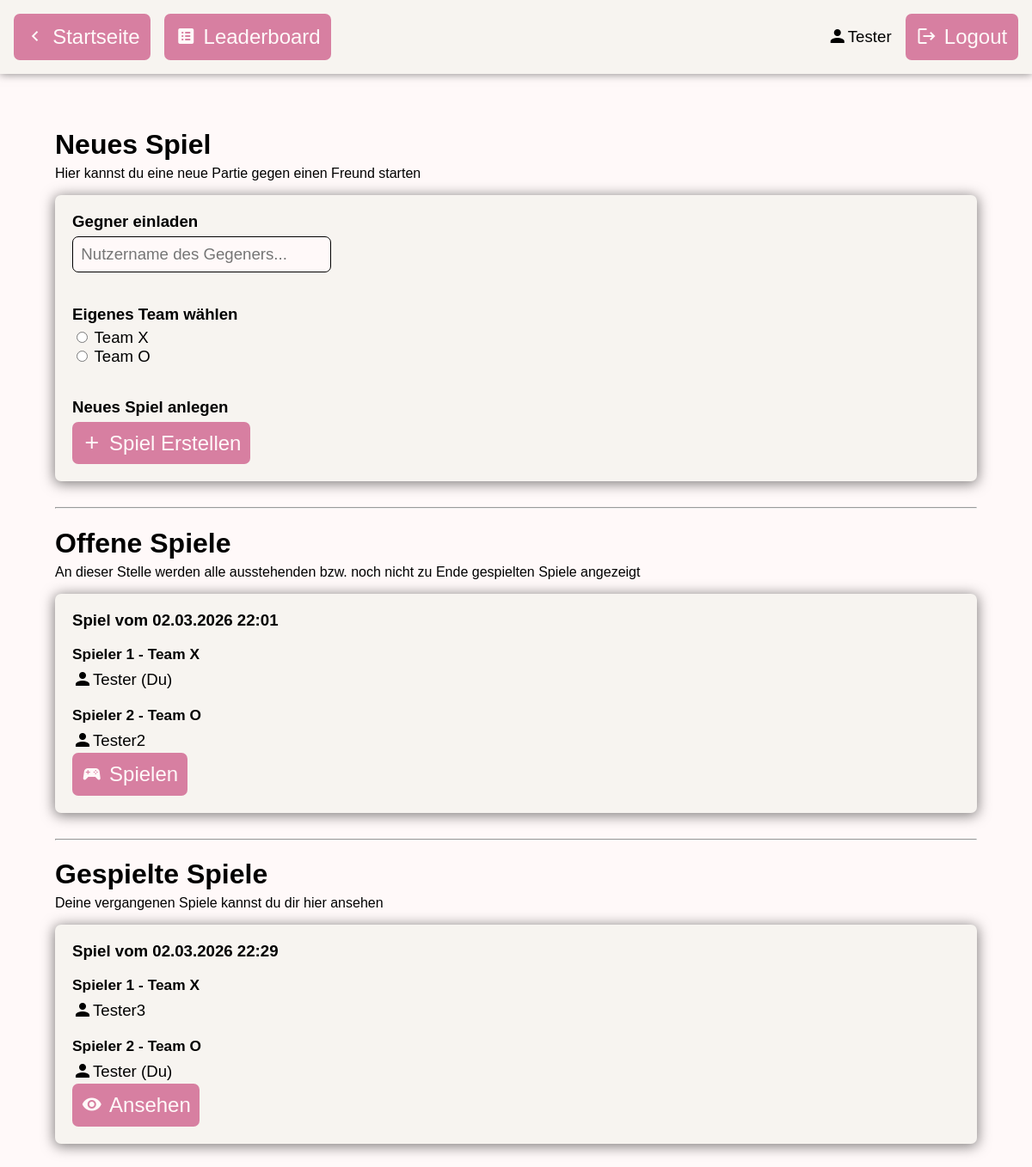
The page /lobby (signed in) on the database as committed earlier.
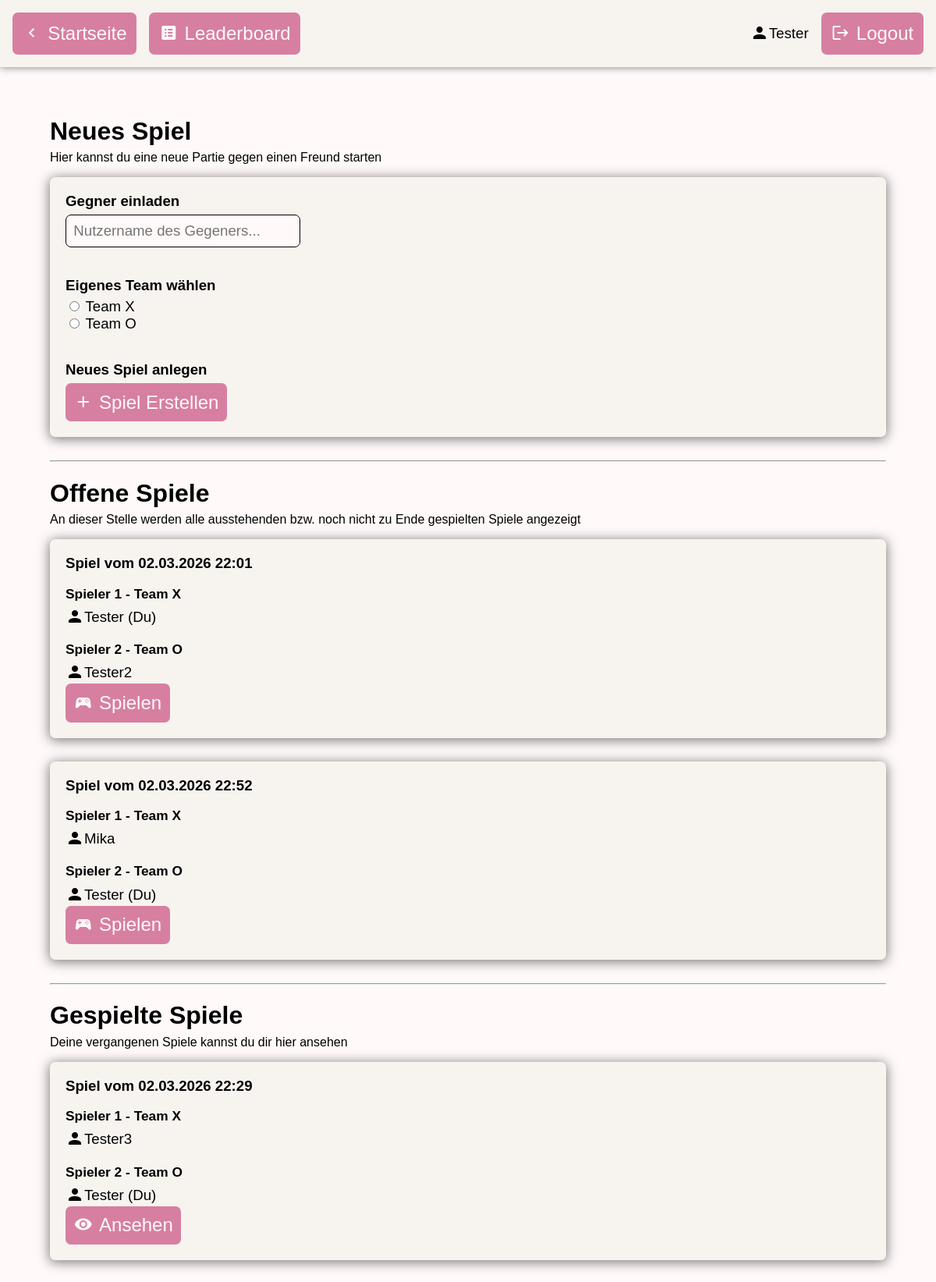
The same page on the database as committed later.
### tables this page shows
CREATE TABLE games(id INTEGER PRIMARY KEY AUTOINCREMENT, is_over BOOLEAN DEFAULT false, date TIMESTAMP NOT NULL, player_1 INTEGER NOT NULL, player_2 INTEGER NOT NULL, winner INTEGER);

CREATE TABLE users(id INTEGER PRIMARY KEY AUTOINCREMENT, name VARCHAR NOT NULL, password VARCHAR NOT NULL, games_won INTEGER DEFAULT 0, games_lost INTEGER DEFAULT 0, games_played INTEGER DEFAULT 0);

### app.py (the view)
@app.route("/lobby")
def lobby():
    message = request.args.get("message")
    data = None
    no_open_games = True
    no_played_games = True
    if session["logged_in"]:
        con = sqlite3.connect("database.db")
        cur = con.cursor()
        response = cur.execute("SELECT games.id, is_over, date, user1.name, user2.name, winner FROM games, users AS user1, users AS user2 WHERE (player_1=? OR player_2=?) AND user1.id=games.player_1 AND user2.id=games.player_2", (session["user_id"], session["user_id"]))
        data = response.fetchall()
        con.close()
        for i, row in enumerate(data):
            row = list(row)
            row[2] = datetime.fromtimestamp(row[2]).strftime("%d.%m.%Y %H:%M") # dd.mm.yyy HH:MM
            data[i] = tuple(row)
            if row[1]:
                no_played_games = False
            else:
                no_open_games = False
    return render_template("lobby.html", message=message, games=data, no_open_games=no_open_games, no_played_games=no_played_games)

### templates/lobby.html (shortened to what the changed rows need)
<!DOCTYPE html>
<html lang="en">
<head>
    <link rel="stylesheet" href="css/main.css">
    <link rel="stylesheet" href="https://cdn.jsdelivr.net/npm/@mdi/font@7.4.47/css/materialdesignicons.min.css">
    <link rel="stylesheet" href="css/lobby.css">
</head>
<body>
    <div class="content">
        {% if session["logged_in"] %}
            <h1>Neues Spiel</h1>
            <div class="new-game entry">
                <form action="lobby/create_game" method="post">
                    <h2 class="entry-first-heading">Gegner einladen</h2>
                    <h2>Eigenes Team wählen</h2>
                    <h2>Neues Spiel anlegen</h2>
                </form>
            </div>
            <h1>Offene Spiele</h1>
            <div class="open-games">
                {% for game in games %}
                    {% if not game[1] %}
                        <div class="entry">
                            <h2 class="entry-first-heading">Spiel vom {{game[2]}}</h2>
                            <h3>Spieler 1 - Team X</h3>
                            <div class="icon-text-display">
                                <span class="mdi mdi-account"></span>
                                <p class="icon-text-display">{{game[3]}}{% if game[3] == session["username"] %} (Du){% endif %}</p>
                            </div>
                            <h3>Spieler 2 - Team O</h3>
                            <div class="icon-text-display">
                                <span class="mdi mdi-account"></span>
                                <p class="icon-text-display">{{game[4]}}{% if game[4] == session["username"] %} (Du){% endif %}</p>
                            </div>
                            <form action="/play" method="post">
                                <button class="icon-text-button" type="submit">
                                    <span class="mdi mdi-controller"></span>
                                    <p>Spielen</p>
                                </button>
                            </form>
                        </div>
                    {% endif %}
                {% endfor %}
            </div>
            <h1>Gespielte Spiele</h1>
            <div class="played-games">
                {% for game in games %}
                    {% if game[1] %}
                        <div class="entry">
                            <h2 class="entry-first-heading">Spiel vom {{game[2]}}</h2>
                            <h3>Spieler 1 - Team X</h3>
                            <div class="icon-text-display">
                                <span class="mdi mdi-account"></span>
                                <p class="icon-text-display">{{game[3]}}{% if game[3] == session["username"] %} (Du){% endif %}</p>
                            </div>
                            <h3>Spieler 2 - Team O</h3>
                            <div class="icon-text-display">
                                <span class="mdi mdi-account"></span>
                                <p class="icon-text-display">{{game[4]}}{% if game[4] == session["username"] %} (Du){% endif %}</p>
                            </div>
                            <form action="/replay" method="post">
                                <button class="icon-text-button" type="submit">
                                    <span class="mdi mdi-eye"></span>
                                    <p>Ansehen</p>
                                </button>
                            </form>
                        </div>
                    {% endif %}
                {% endfor %}
            </div>
        {% endif %}
    </div>
</body>
</html>

Rows that differ between the two databases and show on the page:
added games: game "02.03.2026 22:52", name "Mika", name "Tester", shows "(Du)", shown under "Offene Spiele"
